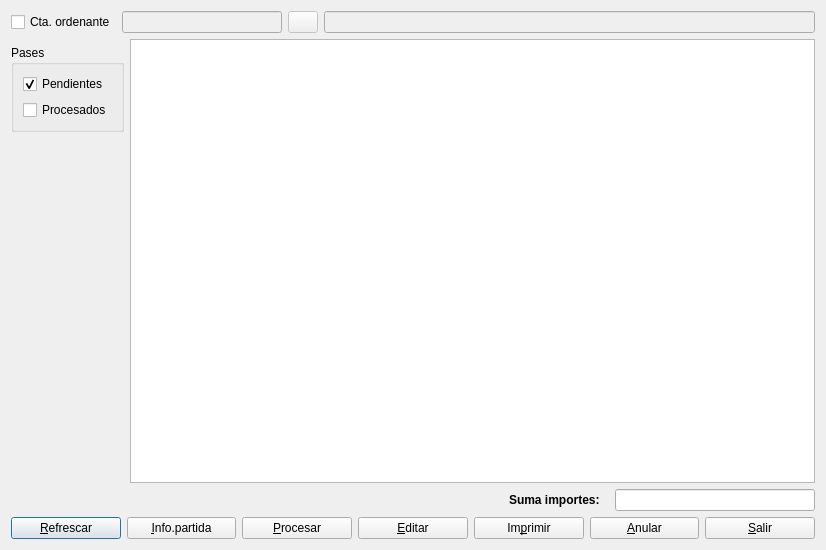
<ui version="4.0" >
 <author>José Manuel Díez Botella</author>
 <class>listavenci</class>
 <widget class="QDialog" name="listavenci" >
  <property name="geometry" >
   <rect>
    <x>0</x>
    <y>0</y>
    <width>826</width>
    <height>550</height>
   </rect>
  </property>
  <property name="windowTitle" >
   <string>Vencimientos</string>
  </property>
  <layout class="QGridLayout" >
   <item row="0" column="0" colspan="2" >
    <layout class="QHBoxLayout" >
     <item>
      <widget class="QCheckBox" name="cuentacheckBox" >
       <property name="sizePolicy" >
        <sizepolicy vsizetype="Preferred" hsizetype="Preferred" >
         <horstretch>0</horstretch>
         <verstretch>0</verstretch>
        </sizepolicy>
       </property>
       <property name="text" >
        <string>Cta. ordenante</string>
       </property>
      </widget>
     </item>
     <item>
      <widget class="QLineEdit" name="cuentalineEdit" >
       <property name="enabled" >
        <bool>false</bool>
       </property>
       <property name="maximumSize" >
        <size>
         <width>160</width>
         <height>32767</height>
        </size>
       </property>
      </widget>
     </item>
     <item>
      <widget class="QPushButton" name="buscapushButton" >
       <property name="enabled" >
        <bool>false</bool>
       </property>
       <property name="maximumSize" >
        <size>
         <width>30</width>
         <height>30</height>
        </size>
       </property>
       <property name="text" >
        <string/>
       </property>
       <property name="icon" >
        <iconset resource="libroK.qrc" >
         <normaloff>:/images/librok-55.png</normaloff>:/images/librok-55.png</iconset>
       </property>
       <property name="autoDefault" >
        <bool>false</bool>
       </property>
      </widget>
     </item>
     <item>
      <widget class="QLineEdit" name="descriplineEdit" >
       <property name="enabled" >
        <bool>false</bool>
       </property>
       <property name="minimumSize" >
        <size>
         <width>200</width>
         <height>0</height>
        </size>
       </property>
       <property name="readOnly" >
        <bool>true</bool>
       </property>
      </widget>
     </item>
    </layout>
   </item>
   <item row="1" column="0" >
    <layout class="QVBoxLayout" >
     <item>
      <widget class="interFechas" native="1" name="fechas" />
     </item>
     <item>
      <widget class="QGroupBox" name="pasesGroupBox" >
       <property name="title" >
        <string>Pases</string>
       </property>
       <layout class="QVBoxLayout" >
        <property name="spacing" >
         <number>6</number>
        </property>
        <property name="margin" >
         <number>9</number>
        </property>
        <item>
         <widget class="QCheckBox" name="pendientescheckBox" >
          <property name="text" >
           <string>Pendientes</string>
          </property>
          <property name="checked" >
           <bool>true</bool>
          </property>
         </widget>
        </item>
        <item>
         <widget class="QCheckBox" name="procesadoscheckBox" >
          <property name="text" >
           <string>Procesados</string>
          </property>
         </widget>
        </item>
       </layout>
      </widget>
     </item>
     <item>
      <spacer>
       <property name="orientation" >
        <enum>Qt::Vertical</enum>
       </property>
       <property name="sizeHint" stdset="0" >
        <size>
         <width>20</width>
         <height>40</height>
        </size>
       </property>
      </spacer>
     </item>
    </layout>
   </item>
   <item row="1" column="1" >
    <layout class="QVBoxLayout" >
     <item>
      <widget class="QTableView" name="latablavencipase" />
     </item>
     <item>
      <layout class="QHBoxLayout" >
       <property name="spacing" >
        <number>6</number>
       </property>
       <property name="margin" >
        <number>0</number>
       </property>
       <item>
        <spacer>
         <property name="orientation" >
          <enum>Qt::Horizontal</enum>
         </property>
         <property name="sizeHint" stdset="0" >
          <size>
           <width>40</width>
           <height>20</height>
          </size>
         </property>
        </spacer>
       </item>
       <item>
        <widget class="QLabel" name="textLabel3" >
         <property name="sizePolicy" >
          <sizepolicy vsizetype="Fixed" hsizetype="Preferred" >
           <horstretch>0</horstretch>
           <verstretch>0</verstretch>
          </sizepolicy>
         </property>
         <property name="minimumSize" >
          <size>
           <width>100</width>
           <height>0</height>
          </size>
         </property>
         <property name="text" >
          <string>&lt;b>Suma importes:&lt;/b></string>
         </property>
         <property name="wordWrap" >
          <bool>false</bool>
         </property>
        </widget>
       </item>
       <item>
        <widget class="QLineEdit" name="sumaimportelineEdit" >
         <property name="maximumSize" >
          <size>
           <width>200</width>
           <height>32767</height>
          </size>
         </property>
         <property name="alignment" >
          <set>Qt::AlignRight</set>
         </property>
         <property name="readOnly" >
          <bool>true</bool>
         </property>
        </widget>
       </item>
      </layout>
     </item>
    </layout>
   </item>
   <item row="2" column="0" colspan="2" >
    <layout class="QHBoxLayout" >
     <property name="spacing" >
      <number>6</number>
     </property>
     <property name="margin" >
      <number>0</number>
     </property>
     <item>
      <widget class="QPushButton" name="refrescapushButton" >
       <property name="text" >
        <string>&amp;Refrescar</string>
       </property>
       <property name="icon" >
        <iconset resource="libroK.qrc" >
         <normaloff>:/images/librok-54.png</normaloff>:/images/librok-54.png</iconset>
       </property>
       <property name="iconSize" >
        <size>
         <width>24</width>
         <height>24</height>
        </size>
       </property>
       <property name="shortcut" >
        <string>Alt+R</string>
       </property>
       <property name="autoDefault" >
        <bool>false</bool>
       </property>
       <property name="default" >
        <bool>true</bool>
       </property>
      </widget>
     </item>
     <item>
      <widget class="QPushButton" name="infopushButton" >
       <property name="text" >
        <string>&amp;Info.partida</string>
       </property>
       <property name="icon" >
        <iconset resource="libroK.qrc" >
         <normaloff>:/images/librok-33.png</normaloff>:/images/librok-33.png</iconset>
       </property>
       <property name="iconSize" >
        <size>
         <width>24</width>
         <height>24</height>
        </size>
       </property>
       <property name="shortcut" >
        <string>Alt+I</string>
       </property>
       <property name="autoDefault" >
        <bool>false</bool>
       </property>
      </widget>
     </item>
     <item>
      <widget class="QPushButton" name="procesapushButton" >
       <property name="text" >
        <string>&amp;Procesar</string>
       </property>
       <property name="icon" >
        <iconset resource="libroK.qrc" >
         <normaloff>:/images/librok-59.png</normaloff>:/images/librok-59.png</iconset>
       </property>
       <property name="iconSize" >
        <size>
         <width>24</width>
         <height>24</height>
        </size>
       </property>
       <property name="shortcut" >
        <string>Alt+P</string>
       </property>
       <property name="autoDefault" >
        <bool>false</bool>
       </property>
      </widget>
     </item>
     <item>
      <widget class="QPushButton" name="editapushButton" >
       <property name="text" >
        <string>&amp;Editar</string>
       </property>
       <property name="icon" >
        <iconset resource="libroK.qrc" >
         <normaloff>:/images/librok-21.png</normaloff>:/images/librok-21.png</iconset>
       </property>
       <property name="iconSize" >
        <size>
         <width>24</width>
         <height>24</height>
        </size>
       </property>
      </widget>
     </item>
     <item>
      <widget class="QPushButton" name="imprimirButton" >
       <property name="enabled" >
        <bool>true</bool>
       </property>
       <property name="text" >
        <string>Im&amp;primir</string>
       </property>
       <property name="icon" >
        <iconset resource="libroK.qrc" >
         <normaloff>:/graf/Print.png</normaloff>:/graf/Print.png</iconset>
       </property>
       <property name="iconSize" >
        <size>
         <width>24</width>
         <height>24</height>
        </size>
       </property>
      </widget>
     </item>
     <item>
      <widget class="QPushButton" name="anularpushButton" >
       <property name="text" >
        <string>&amp;Anular</string>
       </property>
       <property name="icon" >
        <iconset resource="libroK.qrc" >
         <normaloff>:/images/librok-17.png</normaloff>:/images/librok-17.png</iconset>
       </property>
       <property name="iconSize" >
        <size>
         <width>24</width>
         <height>24</height>
        </size>
       </property>
       <property name="shortcut" >
        <string>Alt+A</string>
       </property>
       <property name="autoDefault" >
        <bool>false</bool>
       </property>
      </widget>
     </item>
     <item>
      <widget class="QPushButton" name="cancelarpushButton" >
       <property name="text" >
        <string>&amp;Salir</string>
       </property>
       <property name="icon" >
        <iconset resource="libroK.qrc" >
         <normaloff>:/images/librok-52.png</normaloff>:/images/librok-52.png</iconset>
       </property>
       <property name="iconSize" >
        <size>
         <width>24</width>
         <height>24</height>
        </size>
       </property>
       <property name="shortcut" >
        <string>Alt+S</string>
       </property>
       <property name="autoDefault" >
        <bool>false</bool>
       </property>
      </widget>
     </item>
    </layout>
   </item>
  </layout>
 </widget>
 <layoutdefault spacing="6" margin="11" />
 <customwidgets>
  <customwidget>
   <class>interFechas</class>
   <extends>QWidget</extends>
   <header>src/interfechas.h</header>
   <container>1</container>
  </customwidget>
 </customwidgets>
 <resources>
  <include location="libroK.qrc" />
 </resources>
 <connections>
  <connection>
   <sender>cancelarpushButton</sender>
   <signal>clicked()</signal>
   <receiver>listavenci</receiver>
   <slot>accept()</slot>
   <hints>
    <hint type="sourcelabel" >
     <x>643</x>
     <y>501</y>
    </hint>
    <hint type="destinationlabel" >
     <x>20</x>
     <y>20</y>
    </hint>
   </hints>
  </connection>
 </connections>
</ui>
